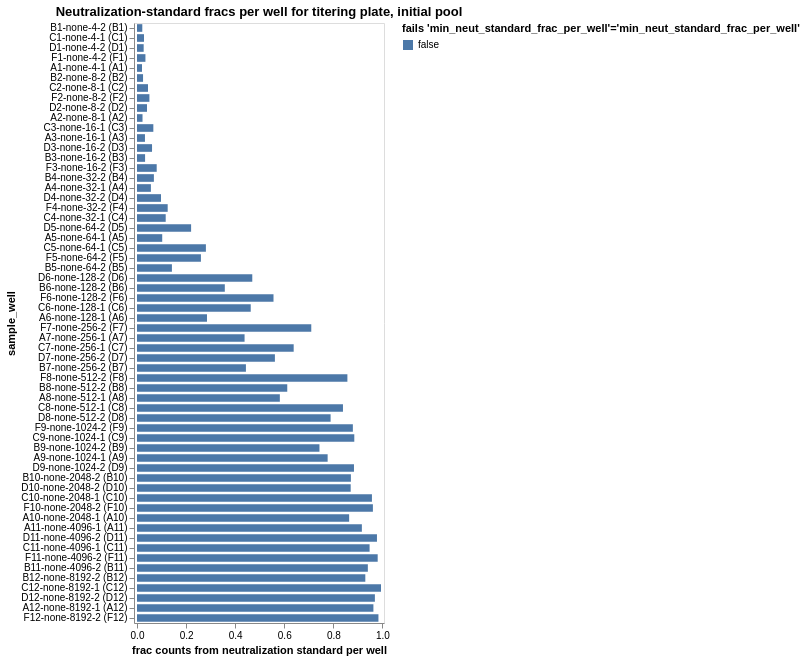

The code cell stored with this chart in its notebook:
### Markdown cell above
## Fraction of counts from neutralization standard
Determine the fraction of counts from the neutralization standard in each sample, and make sure this fraction passess the QC threshold.

### Code cell
neut_standard_fracs = (
    counts.assign(
        neut_standard_count=lambda x: x["count"] * x["neut_standard"].astype(int)
    )
    .groupby(
        ["well", "sample_well", 'dilution_factor'],
        dropna=False,
        as_index=False,
    )
    .aggregate(
        total_count=pd.NamedAgg("count", "sum"),
        neut_standard_count=pd.NamedAgg("neut_standard_count", "sum"),
    )
    .assign(
        neut_standard_frac=lambda x: x["neut_standard_count"] / x["total_count"],
        fails_qc=lambda x: (
            x["neut_standard_frac"] < 0.001
        ),
    )
)

neut_standard_fracs_chart = (
    alt.Chart(neut_standard_fracs)
    .encode(
        alt.X(
            "neut_standard_frac",
            title="frac counts from neutralization standard per well",
            scale=alt.Scale(nice=False, padding=3),
        ),
        alt.Y("sample_well", sort=sample_wells),
        alt.Color(
            "fails_qc",
            title=f"fails {'min_neut_standard_frac_per_well'=}",
            legend=alt.Legend(titleLimit=500),
        ),
        tooltip=[
            alt.Tooltip(c, format=".3g") if neut_standard_fracs[c].dtype == float else c
            for c in neut_standard_fracs.columns
        ],
    )
    .mark_bar(height={"band": 0.85})
    .properties(
        height=alt.Step(10),
        width=250,
        title=f"Neutralization-standard fracs per well for titering plate, initial pool",
    )
    .configure_axis(grid=False)
    .configure_legend(titleLimit=1000)
)

display(neut_standard_fracs_chart)

# drop wells failing QC
min_neut_standard_frac_per_well_drops = list(
    neut_standard_fracs.query("fails_qc")["well"]
)

### Figure 1 — Vega-Lite specification as saved in the notebook (floating-point values rounded to 4 significant figures; data arrays with more than 128 entries replaced by an {"elided": "..."} marker saying what was removed)
{"config": {"view": {"continuousWidth": 300, "continuousHeight": 300}, "axis": {"grid": false}, "legend": {"titleLimit": 1000}}, "data": {"name": "data-46830ba560c46fd831700a2af5f32ed2"}, "mark": {"type": "bar", "height": {"band": 0.85}}, "encoding": {"color": {"field": "fails_qc", "legend": {"titleLimit": 500}, "title": "fails 'min_neut_standard_frac_per_well'='min_neut_standard_frac_per_well'", "type": "nominal"}, "tooltip": [{"field": "well", "type": "nominal"}, {"field": "sample_well", "type": "nominal"}, {"field": "dilution_factor", "type": "quantitative"}, {"field": "total_count", "type": "quantitative"}, {"field": "neut_standard_count", "type": "quantitative"}, {"field": "neut_standard_frac", "format": ".3g", "type": "quantitative"}, {"field": "fails_qc", "type": "nominal"}], "x": {"field": "neut_standard_frac", "scale": {"nice": false, "padding": 3}, "title": "frac counts from neutralization standard per well", "type": "quantitative"}, "y": {"field": "sample_well", "sort": {"elided": "240 str values"}, "type": "nominal"}}, "height": {"step": 10}, "title": "Neutralization-standard fracs per well for titering plate, initial pool", "width": 250, "$schema": "https://vega.github.io/schema/vega-lite/v5.16.3.json", "datasets": {"data-46830ba560c46fd831700a2af5f32ed2": [{"well": "A1", "sample_well": "A1-none-4-1 (A1)", "dilution_factor": 4, "total_count": 878981, "neut_standard_count": 17999, "neut_standard_frac": 0.02048, "fails_qc": false}, {"well": "A10", "sample_well": "A10-none-2048-1 (A10)", "dilution_factor": 2048, "total_count": 773492, "neut_standard_count": 668629, "neut_standard_frac": 0.8644, "fails_qc": false}, {"well": "A11", "sample_well": "A11-none-4096-1 (A11)", "dilution_factor": 4096, "total_count": 1261039, "neut_standard_count": 1155412, "neut_standard_frac": 0.9162, "fails_qc": false}, {"well": "A12", "sample_well": "A12-none-8192-1 (A12)", "dilution_factor": 8192, "total_count": 1078116, "neut_standard_count": 1038492, "neut_standard_frac": 0.9632, "fails_qc": false}, {"well": "A2", "sample_well": "A2-none-8-1 (A2)", "dilution_factor": 8, "total_count": 464866, "neut_standard_count": 10452, "neut_standard_frac": 0.02248, "fails_qc": false}, {"well": "A3", "sample_well": "A3-none-16-1 (A3)", "dilution_factor": 16, "total_count": 619303, "neut_standard_count": 20098, "neut_standard_frac": 0.03245, "fails_qc": false}, {"well": "A4", "sample_well": "A4-none-32-1 (A4)", "dilution_factor": 32, "total_count": 555509, "neut_standard_count": 31456, "neut_standard_frac": 0.05663, "fails_qc": false}, {"well": "A5", "sample_well": "A5-none-64-1 (A5)", "dilution_factor": 64, "total_count": 648452, "neut_standard_count": 66643, "neut_standard_frac": 0.1028, "fails_qc": false}, {"well": "A6", "sample_well": "A6-none-128-1 (A6)", "dilution_factor": 128, "total_count": 552387, "neut_standard_count": 157520, "neut_standard_frac": 0.2852, "fails_qc": false}, {"well": "A7", "sample_well": "A7-none-256-1 (A7)", "dilution_factor": 256, "total_count": 827714, "neut_standard_count": 362803, "neut_standard_frac": 0.4383, "fails_qc": false}, {"well": "A8", "sample_well": "A8-none-512-1 (A8)", "dilution_factor": 512, "total_count": 575237, "neut_standard_count": 334807, "neut_standard_frac": 0.582, "fails_qc": false}, {"well": "A9", "sample_well": "A9-none-1024-1 (A9)", "dilution_factor": 1024, "total_count": 639690, "neut_standard_count": 496891, "neut_standard_frac": 0.7768, "fails_qc": false}, {"well": "B1", "sample_well": "B1-none-4-2 (B1)", "dilution_factor": 4, "total_count": 1000921, "neut_standard_count": 21608, "neut_standard_frac": 0.02159, "fails_qc": false}, {"well": "B10", "sample_well": "B10-none-2048-2 (B10)", "dilution_factor": 2048, "total_count": 816165, "neut_standard_count": 711297, "neut_standard_frac": 0.8715, "fails_qc": false}, {"well": "B11", "sample_well": "B11-none-4096-2 (B11)", "dilution_factor": 4096, "total_count": 1133380, "neut_standard_count": 1066045, "neut_standard_frac": 0.9406, "fails_qc": false}, {"well": "B12", "sample_well": "B12-none-8192-2 (B12)", "dilution_factor": 8192, "total_count": 970237, "neut_standard_count": 902613, "neut_standard_frac": 0.9303, "fails_qc": false}, {"well": "B2", "sample_well": "B2-none-8-2 (B2)", "dilution_factor": 8, "total_count": 930480, "neut_standard_count": 22934, "neut_standard_frac": 0.02465, "fails_qc": false}, {"well": "B3", "sample_well": "B3-none-16-2 (B3)", "dilution_factor": 16, "total_count": 753392, "neut_standard_count": 24807, "neut_standard_frac": 0.03293, "fails_qc": false}, {"well": "B4", "sample_well": "B4-none-32-2 (B4)", "dilution_factor": 32, "total_count": 883858, "neut_standard_count": 60834, "neut_standard_frac": 0.06883, "fails_qc": false}, {"well": "B5", "sample_well": "B5-none-64-2 (B5)", "dilution_factor": 64, "total_count": 681556, "neut_standard_count": 96938, "neut_standard_frac": 0.1422, "fails_qc": false}, {"well": "B6", "sample_well": "B6-none-128-2 (B6)", "dilution_factor": 128, "total_count": 837589, "neut_standard_count": 299679, "neut_standard_frac": 0.3578, "fails_qc": false}, {"well": "B7", "sample_well": "B7-none-256-2 (B7)", "dilution_factor": 256, "total_count": 971872, "neut_standard_count": 431318, "neut_standard_frac": 0.4438, "fails_qc": false}, {"well": "B8", "sample_well": "B8-none-512-2 (B8)", "dilution_factor": 512, "total_count": 893356, "neut_standard_count": 546940, "neut_standard_frac": 0.6122, "fails_qc": false}, {"well": "B9", "sample_well": "B9-none-1024-2 (B9)", "dilution_factor": 1024, "total_count": 584940, "neut_standard_count": 434858, "neut_standard_frac": 0.7434, "fails_qc": false}, {"well": "C1", "sample_well": "C1-none-4-1 (C1)", "dilution_factor": 4, "total_count": 930459, "neut_standard_count": 26465, "neut_standard_frac": 0.02844, "fails_qc": false}, {"well": "C10", "sample_well": "C10-none-2048-1 (C10)", "dilution_factor": 2048, "total_count": 698824, "neut_standard_count": 668964, "neut_standard_frac": 0.9573, "fails_qc": false}, {"well": "C11", "sample_well": "C11-none-4096-1 (C11)", "dilution_factor": 4096, "total_count": 1210638, "neut_standard_count": 1147350, "neut_standard_frac": 0.9477, "fails_qc": false}, {"well": "C12", "sample_well": "C12-none-8192-1 (C12)", "dilution_factor": 8192, "total_count": 877856, "neut_standard_count": 872766, "neut_standard_frac": 0.9942, "fails_qc": false}, {"well": "C2", "sample_well": "C2-none-8-1 (C2)", "dilution_factor": 8, "total_count": 923598, "neut_standard_count": 41303, "neut_standard_frac": 0.04472, "fails_qc": false}, {"well": "C3", "sample_well": "C3-none-16-1 (C3)", "dilution_factor": 16, "total_count": 840883, "neut_standard_count": 55984, "neut_standard_frac": 0.06658, "fails_qc": false}, {"well": "C4", "sample_well": "C4-none-32-1 (C4)", "dilution_factor": 32, "total_count": 680645, "neut_standard_count": 79596, "neut_standard_frac": 0.1169, "fails_qc": false}, {"well": "C5", "sample_well": "C5-none-64-1 (C5)", "dilution_factor": 64, "total_count": 1064732, "neut_standard_count": 298900, "neut_standard_frac": 0.2807, "fails_qc": false}, {"well": "C6", "sample_well": "C6-none-128-1 (C6)", "dilution_factor": 128, "total_count": 883057, "neut_standard_count": 409201, "neut_standard_frac": 0.4634, "fails_qc": false}, {"well": "C7", "sample_well": "C7-none-256-1 (C7)", "dilution_factor": 256, "total_count": 839454, "neut_standard_count": 535926, "neut_standard_frac": 0.6384, "fails_qc": false}, {"well": "C8", "sample_well": "C8-none-512-1 (C8)", "dilution_factor": 512, "total_count": 821283, "neut_standard_count": 689234, "neut_standard_frac": 0.8392, "fails_qc": false}, {"well": "C9", "sample_well": "C9-none-1024-1 (C9)", "dilution_factor": 1024, "total_count": 902333, "neut_standard_count": 798934, "neut_standard_frac": 0.8854, "fails_qc": false}, {"well": "D1", "sample_well": "D1-none-4-2 (D1)", "dilution_factor": 4, "total_count": 888935, "neut_standard_count": 24189, "neut_standard_frac": 0.02721, "fails_qc": false}, {"well": "D10", "sample_well": "D10-none-2048-2 (D10)", "dilution_factor": 2048, "total_count": 1043993, "neut_standard_count": 908986, "neut_standard_frac": 0.8707, "fails_qc": false}, {"well": "D11", "sample_well": "D11-none-4096-2 (D11)", "dilution_factor": 4096, "total_count": 1030623, "neut_standard_count": 1007700, "neut_standard_frac": 0.9778, "fails_qc": false}, {"well": "D12", "sample_well": "D12-none-8192-2 (D12)", "dilution_factor": 8192, "total_count": 507862, "neut_standard_count": 492265, "neut_standard_frac": 0.9693, "fails_qc": false}, {"well": "D2", "sample_well": "D2-none-8-2 (D2)", "dilution_factor": 8, "total_count": 864932, "neut_standard_count": 35214, "neut_standard_frac": 0.04071, "fails_qc": false}, {"well": "D3", "sample_well": "D3-none-16-2 (D3)", "dilution_factor": 16, "total_count": 814036, "neut_standard_count": 49877, "neut_standard_frac": 0.06127, "fails_qc": false}, {"well": "D4", "sample_well": "D4-none-32-2 (D4)", "dilution_factor": 32, "total_count": 998177, "neut_standard_count": 97600, "neut_standard_frac": 0.09778, "fails_qc": false}, {"well": "D5", "sample_well": "D5-none-64-2 (D5)", "dilution_factor": 64, "total_count": 881701, "neut_standard_count": 194367, "neut_standard_frac": 0.2204, "fails_qc": false}, {"well": "D6", "sample_well": "D6-none-128-2 (D6)", "dilution_factor": 128, "total_count": 841639, "neut_standard_count": 395337, "neut_standard_frac": 0.4697, "fails_qc": false}, {"well": "D7", "sample_well": "D7-none-256-2 (D7)", "dilution_factor": 256, "total_count": 967316, "neut_standard_count": 543525, "neut_standard_frac": 0.5619, "fails_qc": false}, {"well": "D8", "sample_well": "D8-none-512-2 (D8)", "dilution_factor": 512, "total_count": 748672, "neut_standard_count": 590589, "neut_standard_frac": 0.7888, "fails_qc": false}, {"well": "D9", "sample_well": "D9-none-1024-2 (D9)", "dilution_factor": 1024, "total_count": 850636, "neut_standard_count": 752052, "neut_standard_frac": 0.8841, "fails_qc": false}, {"well": "F1", "sample_well": "F1-none-4-2 (F1)", "dilution_factor": 4, "total_count": 897707, "neut_standard_count": 30842, "neut_standard_frac": 0.03436, "fails_qc": false}, {"well": "F10", "sample_well": "F10-none-2048-2 (F10)", "dilution_factor": 2048, "total_count": 1050658, "neut_standard_count": 1009875, "neut_standard_frac": 0.9612, "fails_qc": false}, {"well": "F11", "sample_well": "F11-none-4096-2 (F11)", "dilution_factor": 4096, "total_count": 1390728, "neut_standard_count": 1363901, "neut_standard_frac": 0.9807, "fails_qc": false}, {"well": "F12", "sample_well": "F12-none-8192-2 (F12)", "dilution_factor": 8192, "total_count": 948646, "neut_standard_count": 933255, "neut_standard_frac": 0.9838, "fails_qc": false}, {"well": "F2", "sample_well": "F2-none-8-2 (F2)", "dilution_factor": 8, "total_count": 894663, "neut_standard_count": 45245, "neut_standard_frac": 0.05057, "fails_qc": false}, {"well": "F3", "sample_well": "F3-none-16-2 (F3)", "dilution_factor": 16, "total_count": 808419, "neut_standard_count": 64873, "neut_standard_frac": 0.08025, "fails_qc": false}, {"well": "F4", "sample_well": "F4-none-32-2 (F4)", "dilution_factor": 32, "total_count": 887914, "neut_standard_count": 111016, "neut_standard_frac": 0.125, "fails_qc": false}, {"well": "F5", "sample_well": "F5-none-64-2 (F5)", "dilution_factor": 64, "total_count": 970524, "neut_standard_count": 252749, "neut_standard_frac": 0.2604, "fails_qc": false}, {"well": "F6", "sample_well": "F6-none-128-2 (F6)", "dilution_factor": 128, "total_count": 930045, "neut_standard_count": 517286, "neut_standard_frac": 0.5562, "fails_qc": false}, {"well": "F7", "sample_well": "F7-none-256-2 (F7)", "dilution_factor": 256, "total_count": 891810, "neut_standard_count": 633264, "neut_standard_frac": 0.7101, "fails_qc": false}, {"well": "F8", "sample_well": "F8-none-512-2 (F8)", "dilution_factor": 512, "total_count": 859063, "neut_standard_count": 736450, "neut_standard_frac": 0.8573, "fails_qc": false}, {"well": "F9", "sample_well": "F9-none-1024-2 (F9)", "dilution_factor": 1024, "total_count": 458173, "neut_standard_count": 402983, "neut_standard_frac": 0.8795, "fails_qc": false}]}}
